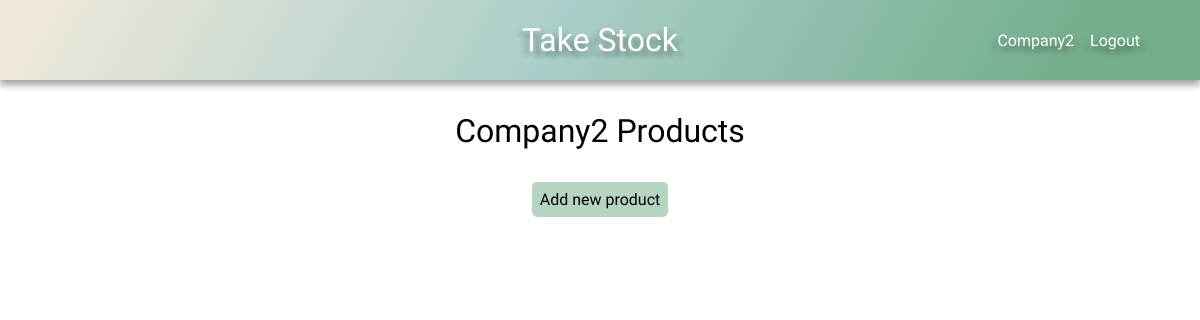
Page /products/ (signed in) on the earlier database version.
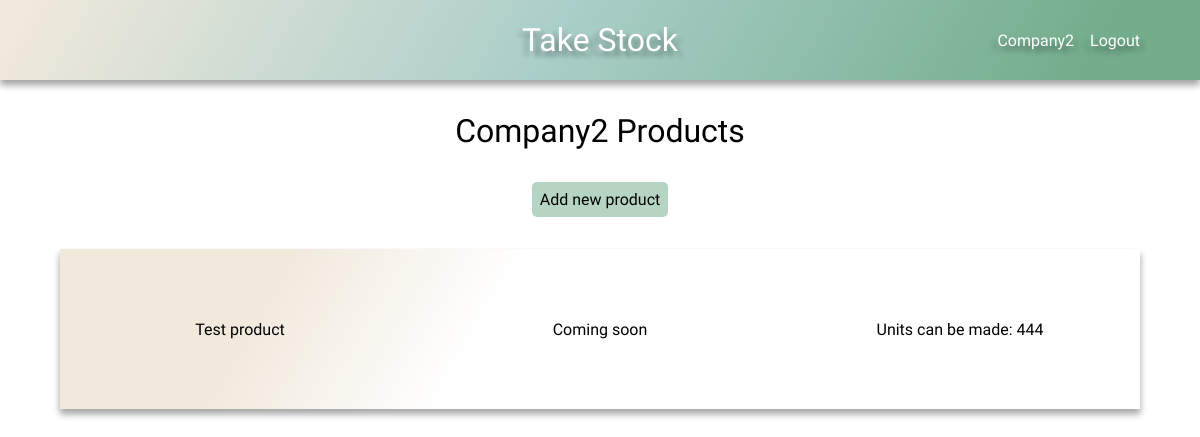
Same page on the later database version.
### stock/models.py (models this page shows)
class Product(models.Model):
    name = models.CharField(max_length=100)
    stock_parts = models.ManyToManyField(Stock)
    company = models.ForeignKey(User, on_delete=models.CASCADE, default=1)
    def __str__(self):
        return f'{self.name}'

### stock/views.py (the view)
# urls.py: path('products/', product_page, name='products'),
def product_page(request):
    default_user = request.user
    products = Product.objects.filter(company=default_user)
    number_to_be_made = {}
    for product in products:
        parts = Parts.objects.filter(
            product_part_belongs_to=product.id
            )
        units = {}
        amount = []
        total_units_to_be_made = {}
        for i in parts:
            units_to_make = (i.item.number_in_stock / i.number_required)
            units_to_make = math.floor(units_to_make)
            units[i.product_part_belongs_to] = units_to_make
            amount.append(units_to_make)
        amount.sort()
        amount = amount[:1]
        if len(amount) == 0 or amount[0] == 0:
            total_units_to_be_made = 0
        else:
            for num in amount:
                int(num)
                total_units_to_be_made = num
        number_to_be_made[product.id] = total_units_to_be_made
    context = {
        'products': products,
        'number_to_be_made': number_to_be_made,
        'default_user': default_user
    }
    return render(request, 'products.html', context)

### stock/context_processors.py (called while the page is built)
def base(request):
    default_user = request.user
    return ({'default_user': default_user})

### stock/templates/products.html
{% extends 'base.html' %}
{% load static %}
{% block head %}
    <link rel="stylesheet" href="{% static 'css/product.css' %}">
    <link rel="stylesheet" href="{% static 'css/style.css' %}">
{% endblock %}
{% block content %}
    <h1>{{ default_user|title }} Products</h1>
    <div class="add-new btn btn-submit btn-hover">
        <a href="{% url 'add_new_product' %}">Add new product</a>
    </div>
    <div class="product-container">
        {% for product in products %}
            <div class="product-row">
                <div class="product">
                    <a href="{% url 'product-detail' product.id %}">{{ product }}</a>
                </div>
                <div class="orders">
                    Coming soon
                </div>
                <div class="unit-number">
                    {% for key, value in number_to_be_made.items %}
                        {% if product.id == key %}
                            Units can be made: {{ value }}
                        {% endif %}
                    {% endfor %}
                </div>
            </div>
        {% endfor %}
    </div>
{% endblock %}

Differences in the rows shown:
added Product: name "Test product", number_to_be_made "444"
